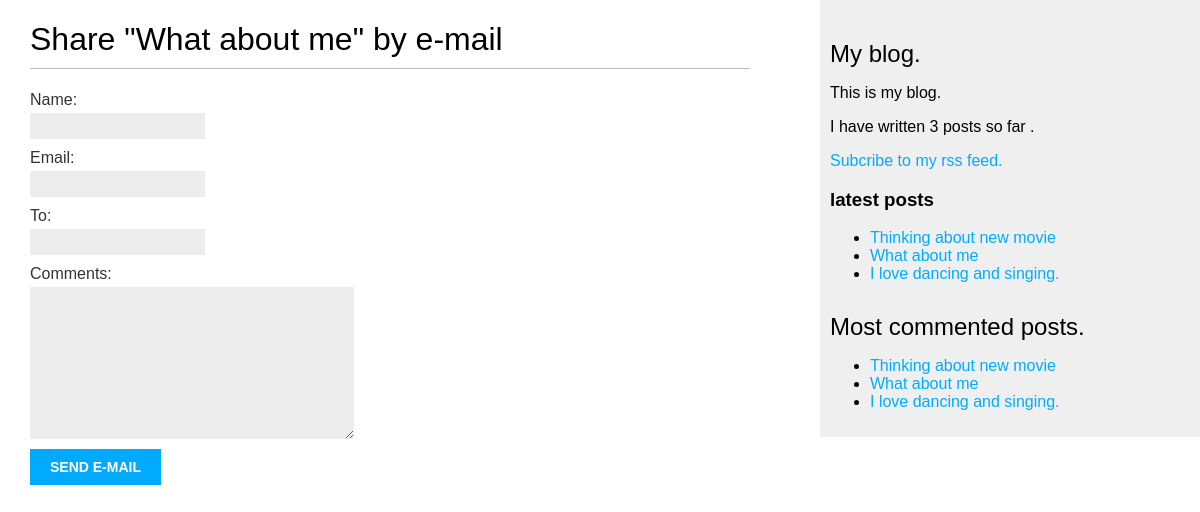
The page /blog/3/share on the database as committed earlier.
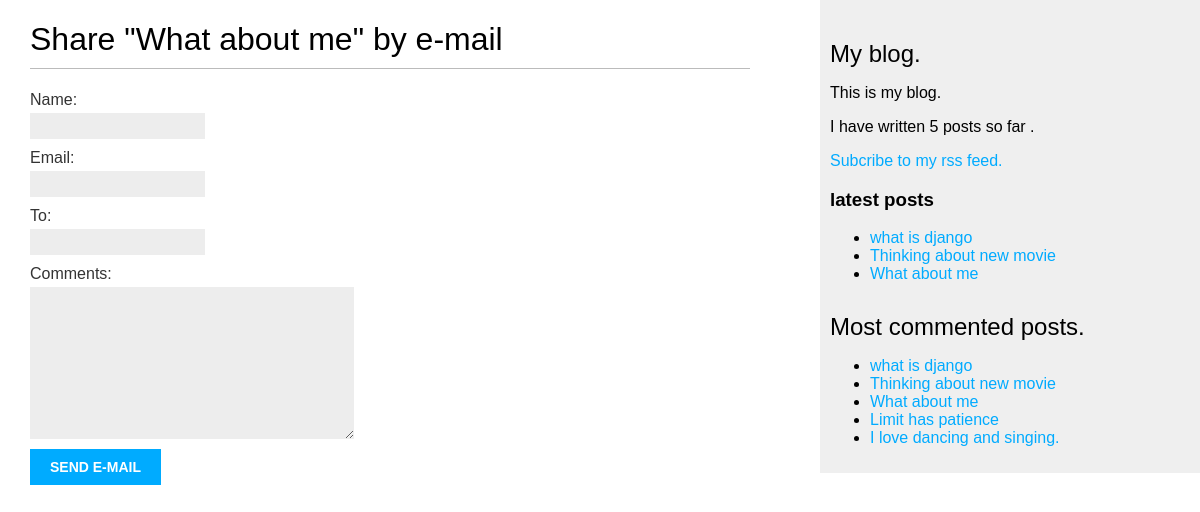
The same page on the database as committed later.
### blog/models.py (models this page shows, shortened)
class Post(models.Model):
    class Status(models.TextChoices):
        DRAFT = 'DF','draft'
        PUBLISHED = 'PB','Published'
    title = models.CharField(max_length=250)
    slug = models.SlugField(max_length=250,
                            unique='publish')
    author = models.ForeignKey(User,
                               on_delete=models.CASCADE,
                               related_name='blog_posts')
    body = models.TextField()
    publish = models.DateTimeField(default=timezone.now())
    created = models.DateTimeField(auto_now_add=True)
    updated = models.DateTimeField(auto_now=True)
    tags = TaggableManager()
    status = models.CharField(
        max_length=2,
        choices=Status.choices,
        default=Status.DRAFT
    )
    objects = models.Manager() # default manager
    published = PublishedManager() # custom manager
    class Meta:
        ordering = ['-publish']
        indexes = [
            models.Index(fields=['-publish']),
        ]
    def get_absolute_url(self):
        return reverse('blog:post_detail',args=[self.publish.year,
                                                self.publish.month,
                                                self.publish.day,
                                                self.slug
                                                ])

### blog/views.py (the view)
# urls.py: path('<int:post_id>/share',views.post_share,
def post_share(request,post_id):
    post = get_object_or_404(
        Post,
        id = post_id,
        status = Post.Status.PUBLISHED
    )
    sent = False
    if request.method == 'POST':
        form = EmailPostForm(request.POST)
        if form.is_valid():
            cd = form.cleaned_data
            post_url = request.build_absolute_uri(
                post.get_absolute_url()
            )
            subject = f"{cd['name']} recommends you read " \
                f"{post.title}"
            message = f"Read {post.title} at {post_url}\n\n" \
                      f"{cd['name']}\'s comments: {cd['comments']}"
            send_mail(subject, message, 'your_account@gmail.com',[cd['to']])
            sent = True
    else:
        form = EmailPostForm()
    return render(request,
                  'blog/post/share.html',
                  {
                      'post':post,
                      'form':form,
                      'sent':sent
                  }
                  )

### blog/forms.py
class EmailPostForm(forms.Form):
    name = forms.CharField(max_length=25)
    email = forms.EmailField()
    to = forms.EmailField()
    comments = forms.CharField(
        required=False,
        widget=forms.Textarea)

### blog/models.py (called while the page is built)
    def get_queryset(self):
        return super().get_queryset().filter(status=Post.Status.PUBLISHED)

### blog/templatetags/blog_tags.py (called while the page is built)
@register.simple_tag
def total_posts():
    return Post.published.count()

@register.inclusion_tag('blog/post/latest_posts.html')
def show_latest_posts(count=5):
    latest_posts = Post.published.order_by('-publish')[:count]
    return {
        'latest_posts' : latest_posts
    }

@register.simple_tag
def get_most_commented_post(count=5):
    return Post.published.annotate(
        total_comments=Count('comments')
    ).order_by('-total_comments')[:count]

### blog/templates/blog/post/share.html (shortened to what this page needs)
{% extends "blog/base.html" %}
{% block content %}
   {% if sent %}
       <h1>E-mail successfully sent</h1>
        <p>
         "{{ post.title }}" was successfully sent to {{ form.cleaned_data.to }}.
        </p>
    {% else %}
        <h1>Share "{{ post.title }}" by e-mail</h1>
    <form method="post">
       {{ form.as_p }}
          <input type="submit" value="Send e-mail">
     </form>
{% endif %}
{% endblock %}

### blog/templates/blog/base.html (shortened to what this page needs)
{% load blog_tags %}
{% load static %}
<!DOCTYPE html>
<html>
    <head>
        <link href="{% static "css/blog.css" %}" rel="stylesheet">
    </head>
    <body>
       <div id="content">
         {% block content %}
         {% endblock %}
       </div>
       <div id="sidebar">
         <h2>My blog.</h2>
         <p>This is my blog.</p>
         I have written {% total_posts %} posts so far .
         <p>
         <a href="{% url 'blog:post_feed' %}">Subcribe to my rss feed.
         </a>
         </p>
         <h3>latest posts</h3>
         {% show_latest_posts 3%}
         <h2>Most commented posts.</h2>
         {% get_most_commented_post as commented_post %}
         <ul>
           {% for post in commented_post %}
             <li>
               <a href="{{ post.get_absolute_post  }}">{{post.title}}</a>
             </li>
           {% endfor %}
         </ul>
       </div>
    </body>
</html>

### blog/templates/blog/post/latest_posts.html
<ul>
  {% for post in latest_posts %}
    <li>
       <a href="{{ post.get_absolute_url }}">{{ post.title}}</a>
    </li>
  {% endfor %}
</ul>

Rows that differ between the two databases and show on the page:
no longer on one of the page's lists (row unchanged): Post: title "I love dancing and singing."
now on this page (row edited): Post: title "what is django"
now on this page (row edited): Post: title "Limit has patience", shown under "Most commented posts."
Other text that changed with them:
text no longer shown: "3"
text now shown: "5"
